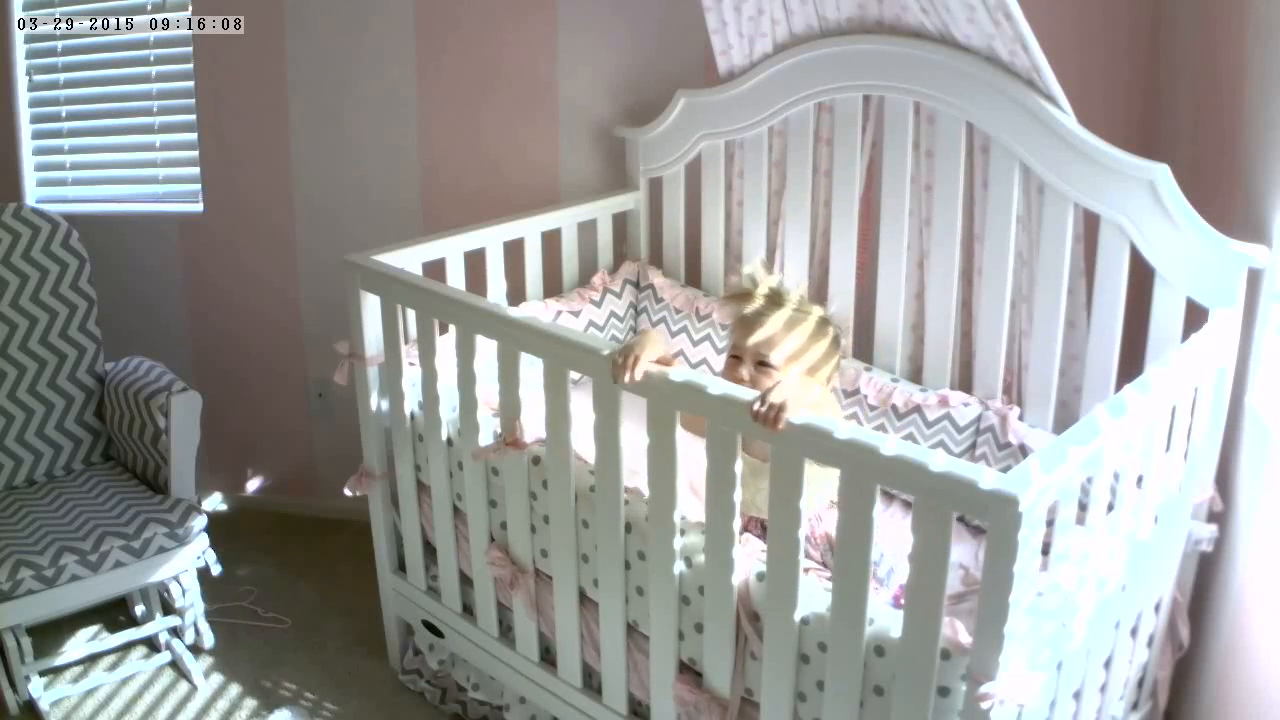
#> input picture frame 39 of 1.mp4, 1280 x 720 px, given in place of 5.mp4, which was not available
$ python detectcrib.py   (older library calls are emulated)
#> lines starting #> are read from the running program, lines starting #| are printed output that depends on the picture; after the words box and inside, x2 and y2 are one past the last pixel; in counts of white or black regions, pixels touching at a corner belong together; pictures that were not available may be replaced by others from this repository, and a replacement may not be noted
import cv2
import numpy as np


cap=cv2.VideoCapture('5.mp4')

while True:
    _,fram=cap.read()
#> fram is the input picture: shape (720, 1280, 3); mean B, G, R 154.7, 156.5, 156.1

    imgray = cv2.cvtColor(fram,cv2.COLOR_BGR2GRAY)
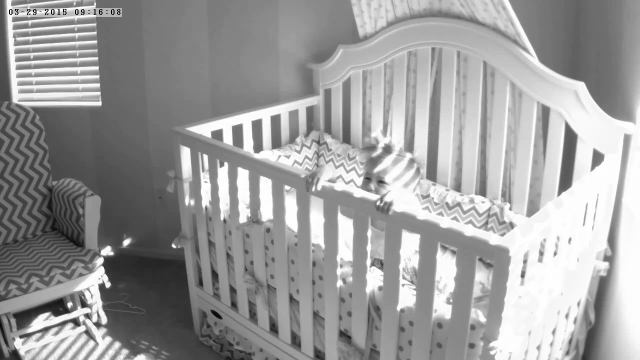
#> imgray: shape (720, 1280) (shown at 1/2 size); min 0, max 255, mean 156.2

    fram=cv2.resize(fram,(1080,800))
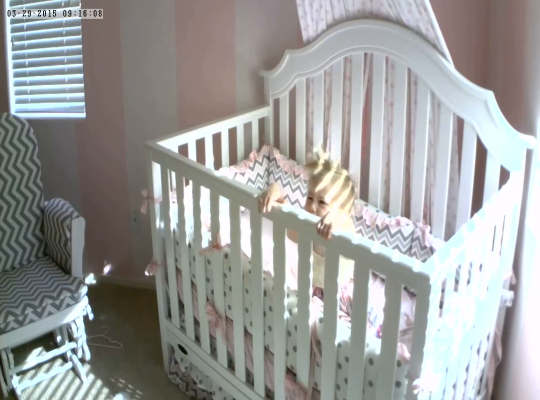
#> fram: shape (800, 1080, 3) (shown at 1/2 size); mean B, G, R 154.7, 156.4, 156

    lower_red=np.array([127,127,127])
    upper_red=np.array([255,255,255])

    kernal=np.ones((5,5),np.uint8)
    kernal2=np.ones((2,2),np.uint8)
    mask=cv2.inRange(fram,lower_red,upper_red)
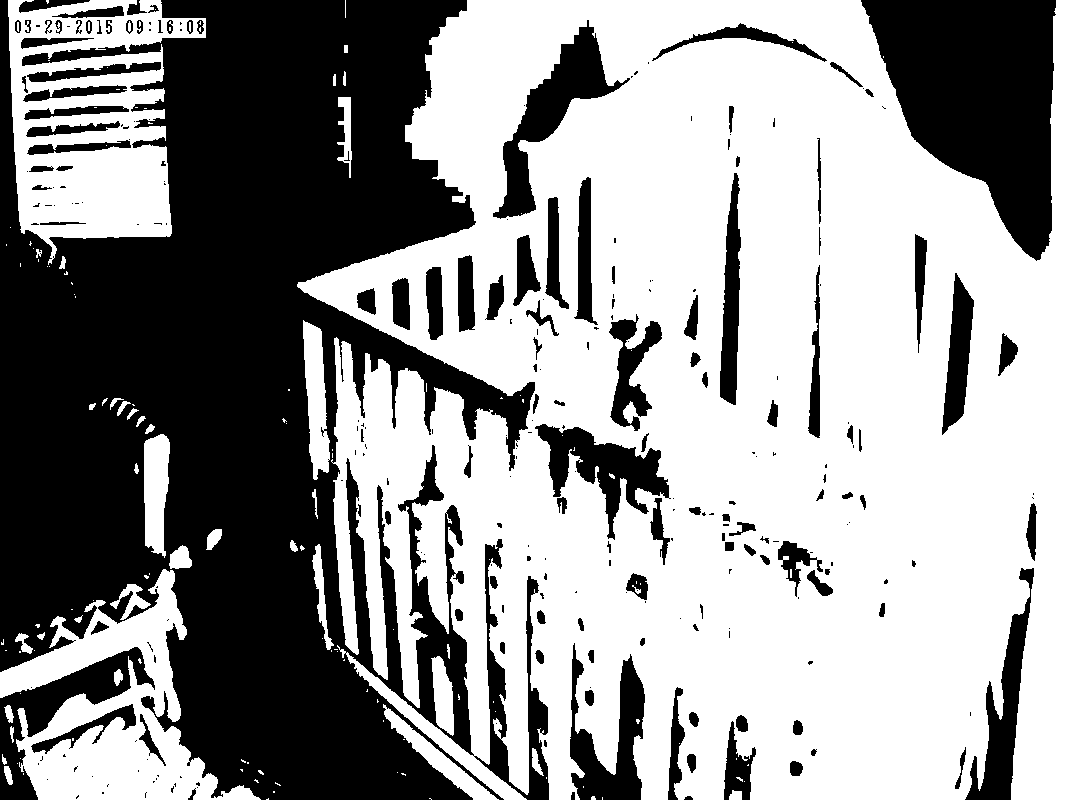
#> mask: shape (800, 1080); 59.3% white; 270 black regions (147 under 20 px), largest, box (x1, y1, x2, y2) and area: (0, 0, 549, 800) 252765, (861, 0, 1056, 261) 31183, (493, 20, 630, 219) 6996
    opening=cv2.morphologyEx(mask,cv2.MORPH_OPEN,kernal)
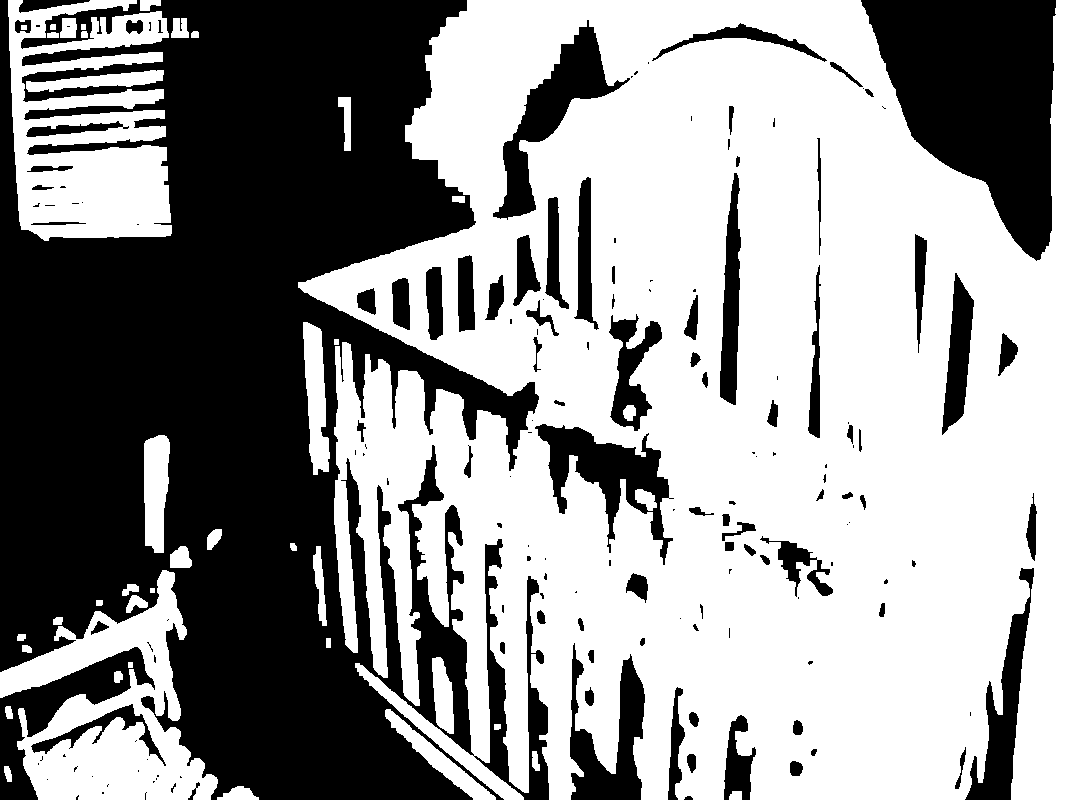
#> opening: shape (800, 1080); 58.6% white; 164 black regions (81 under 20 px), largest, box (x1, y1, x2, y2) and area: (0, 0, 549, 800) 262214, (861, 0, 1056, 261) 31196, (493, 20, 630, 220) 7028


    ret,thresh = cv2.threshold(imgray,127,255,0)
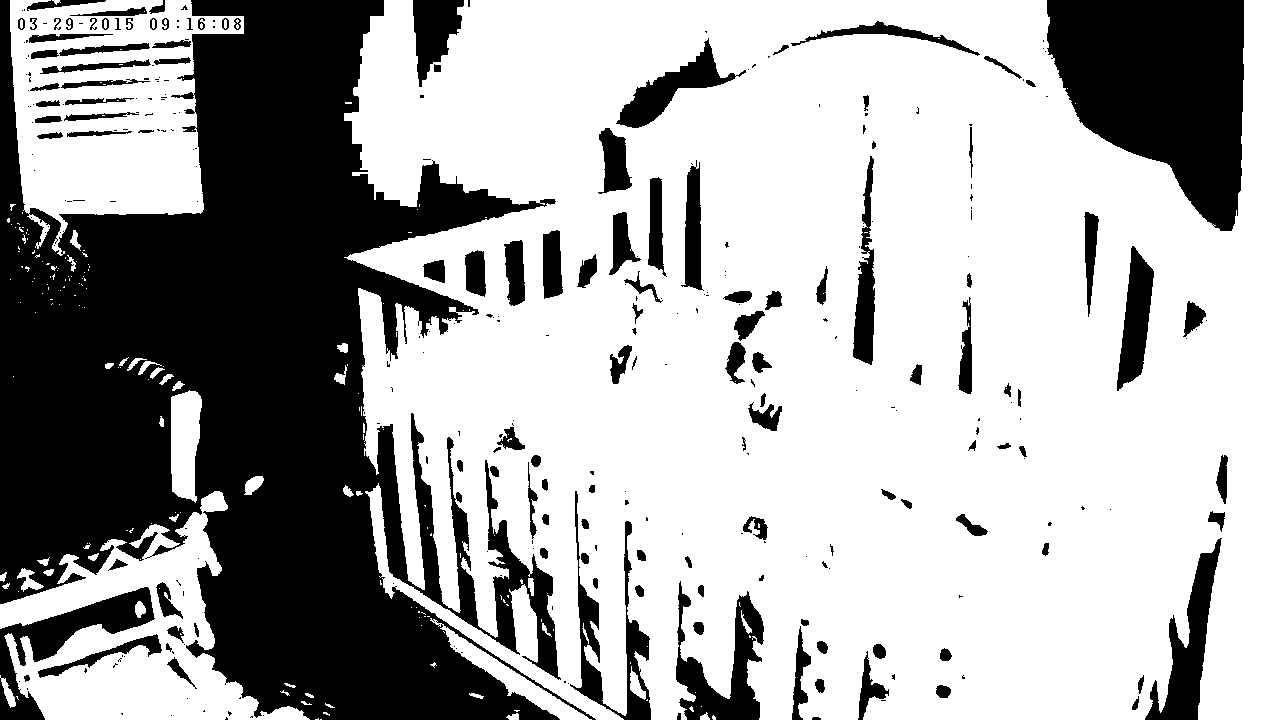
#> thresh: shape (720, 1280); 66.4% white; 312 black regions (182 under 20 px)
    image, contours, hierarchy = cv2.findContours(opening,cv2.RETR_TREE,cv2.CHAIN_APPROX_SIMPLE)
#> contours = 211 contours, 78 with area under 20; largest, box (x1, y1, x2, y2) and area: (298, 0, 1080, 800) 481456, (8, 0, 172, 241) 24926, (0, 570, 218, 800) 23406, (534, 423, 674, 566) 7478, (492, 19, 631, 221) 7330

#> (the run stopped early here; a loop or call above may not have finished)

$ run again, starting later in the video
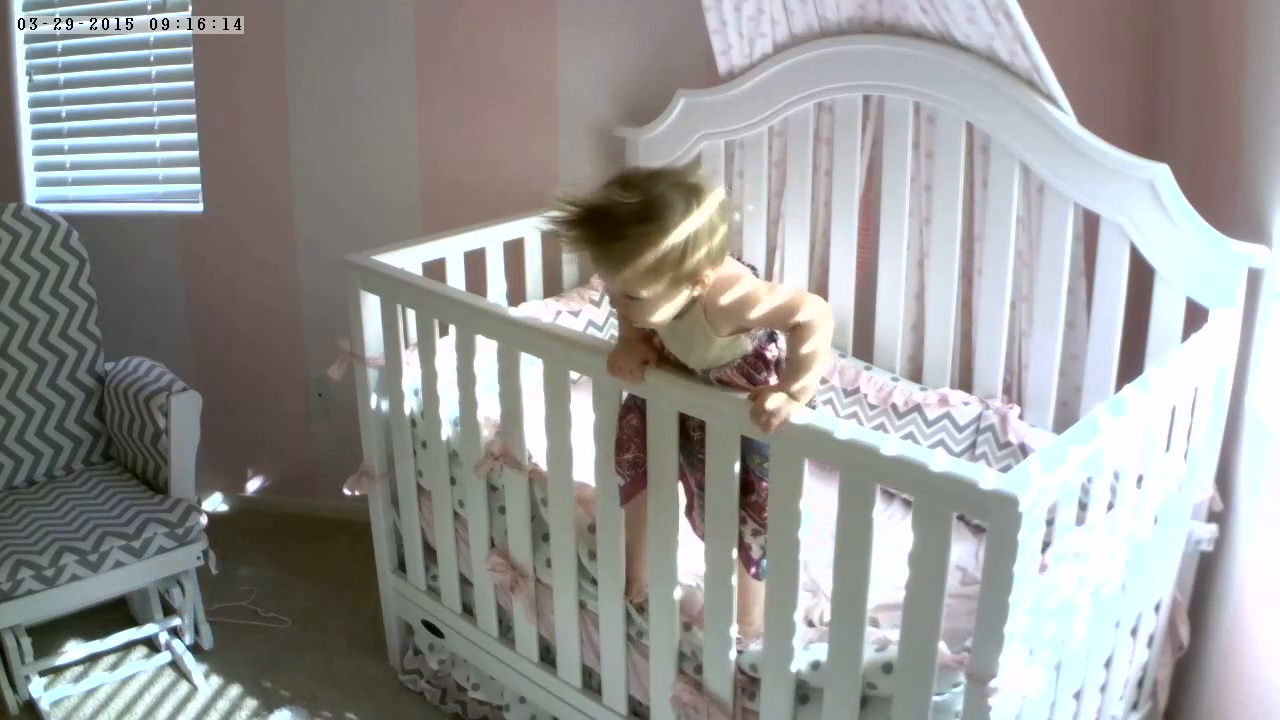
#> input picture frame 177 of 1.mp4, 1280 x 720 px, given in place of 5.mp4, which was not available
#> fram is the input picture: shape (720, 1280, 3); mean B, G, R 149.8, 151.3, 151.5
#> fram: shape (800, 1080, 3)
#> `mask=cv2.inRange(fram,lower_red,upper_red)`:
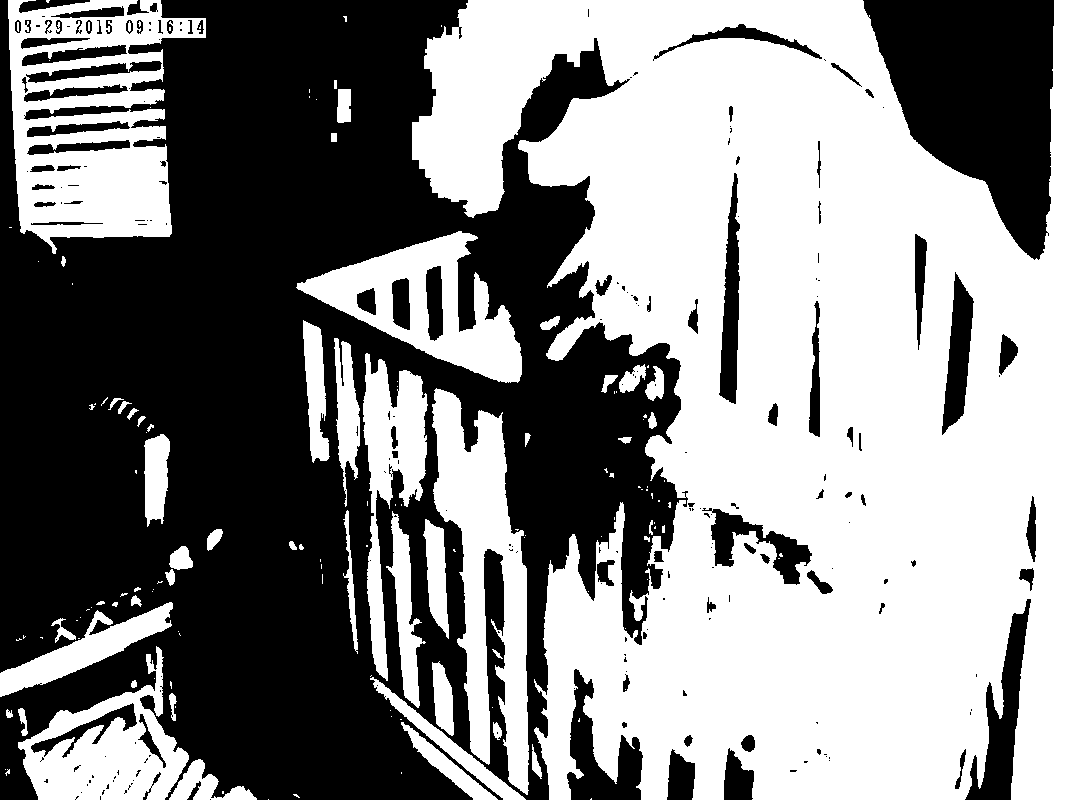
#> mask: shape (800, 1080); 53.5% white; 217 black regions (130 under 20 px), largest, box (x1, y1, x2, y2) and area: (0, 0, 688, 800) 332583, (863, 0, 1054, 260) 30842, (965, 599, 1031, 800) 4710
#> opening: shape (800, 1080); 52.9% white; 122 black regions (63 under 20 px), largest, box (x1, y1, x2, y2) and area: (0, 0, 695, 800) 344305, (863, 0, 1054, 260) 30872, (965, 599, 1031, 800) 4748
#> `ret,thresh = cv2.threshold(imgray,127,255,0)`:
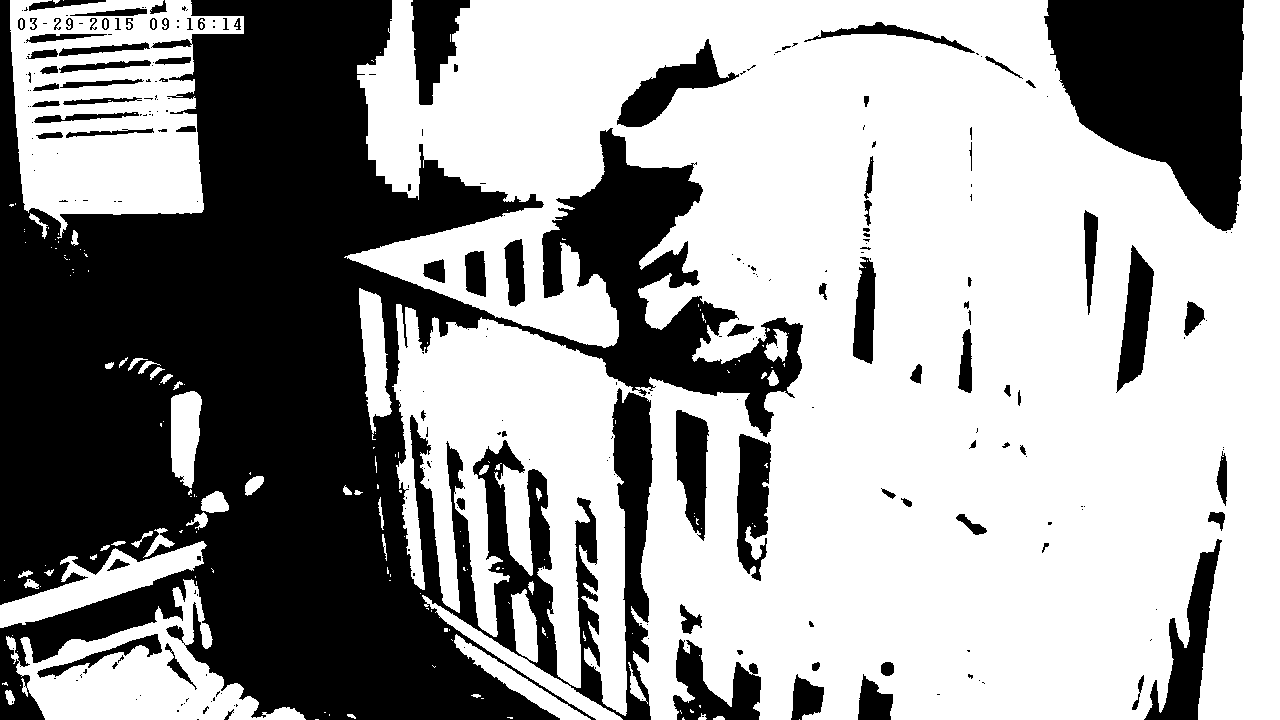
#> thresh: shape (720, 1280); 61.1% white; 266 black regions (170 under 20 px)
#> contours = 188 contours, 72 with area under 20; largest, box (x1, y1, x2, y2) and area: (412, 0, 1080, 800) 364038, (8, 0, 172, 242) 23594, (433, 389, 529, 793) 18152, (297, 232, 522, 382) 15340, (18, 650, 189, 800) 13278

$ run again, starting later in the video
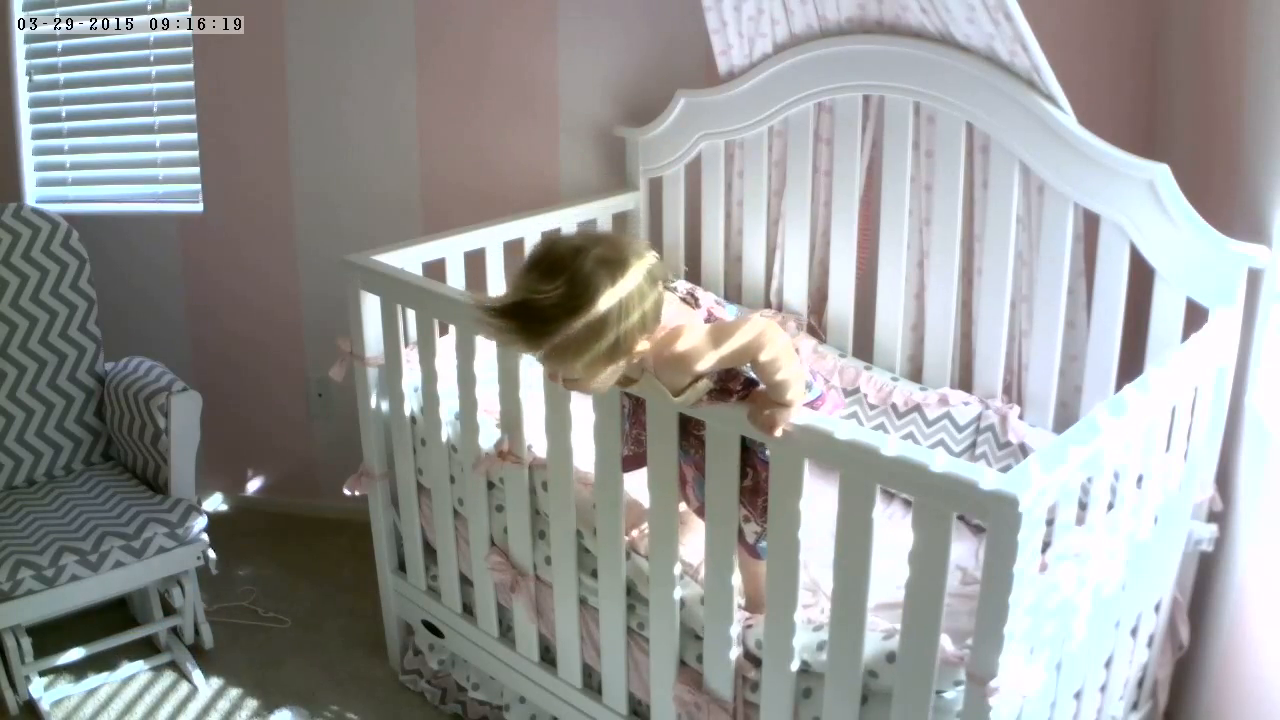
#> input picture frame 315 of 1.mp4, 1280 x 720 px, given in place of 5.mp4, which was not available
#> fram is the input picture: shape (720, 1280, 3); mean B, G, R 151.2, 152.7, 151.7
#> fram: shape (800, 1080, 3)
#> `mask=cv2.inRange(fram,lower_red,upper_red)`:
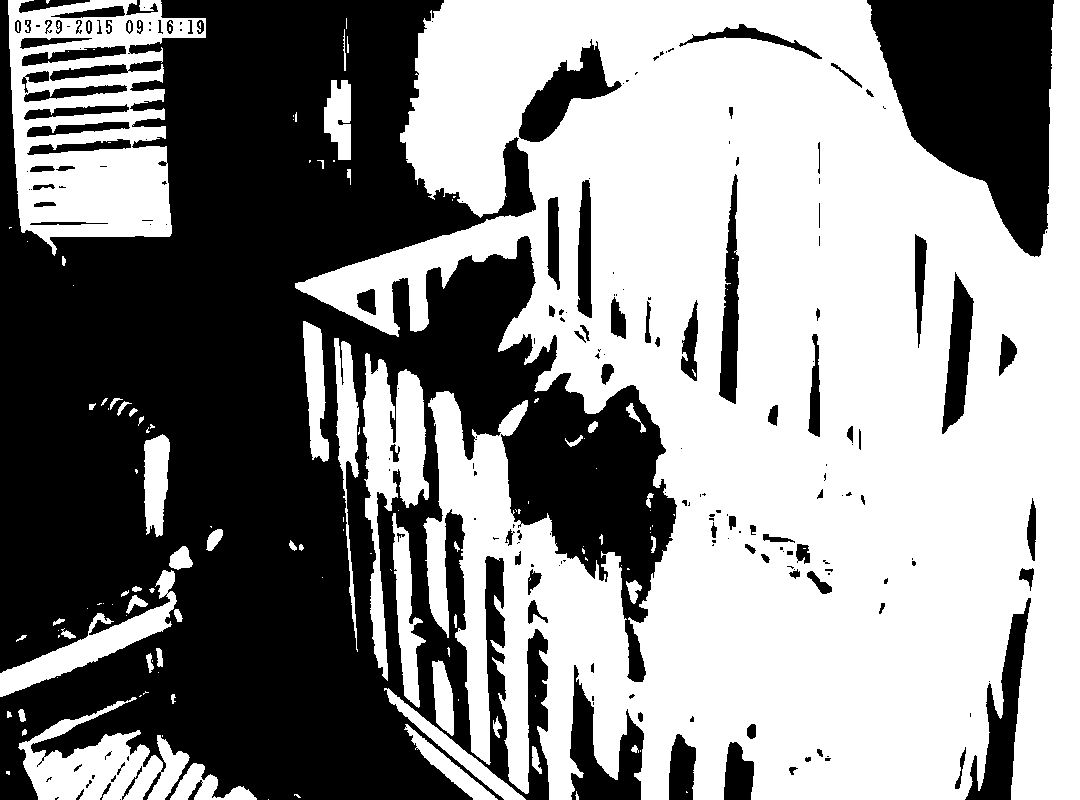
#> mask: shape (800, 1080); 55% white; 205 black regions (105 under 20 px), largest, box (x1, y1, x2, y2) and area: (0, 0, 677, 800) 318573, (867, 0, 1054, 257) 30304, (965, 598, 1031, 800) 4636
#> opening: shape (800, 1080); 54.3% white; 114 black regions (42 under 20 px), largest, box (x1, y1, x2, y2) and area: (0, 0, 677, 800) 334143, (867, 0, 1054, 257) 30333, (570, 665, 644, 800) 4685
#> `ret,thresh = cv2.threshold(imgray,127,255,0)`:
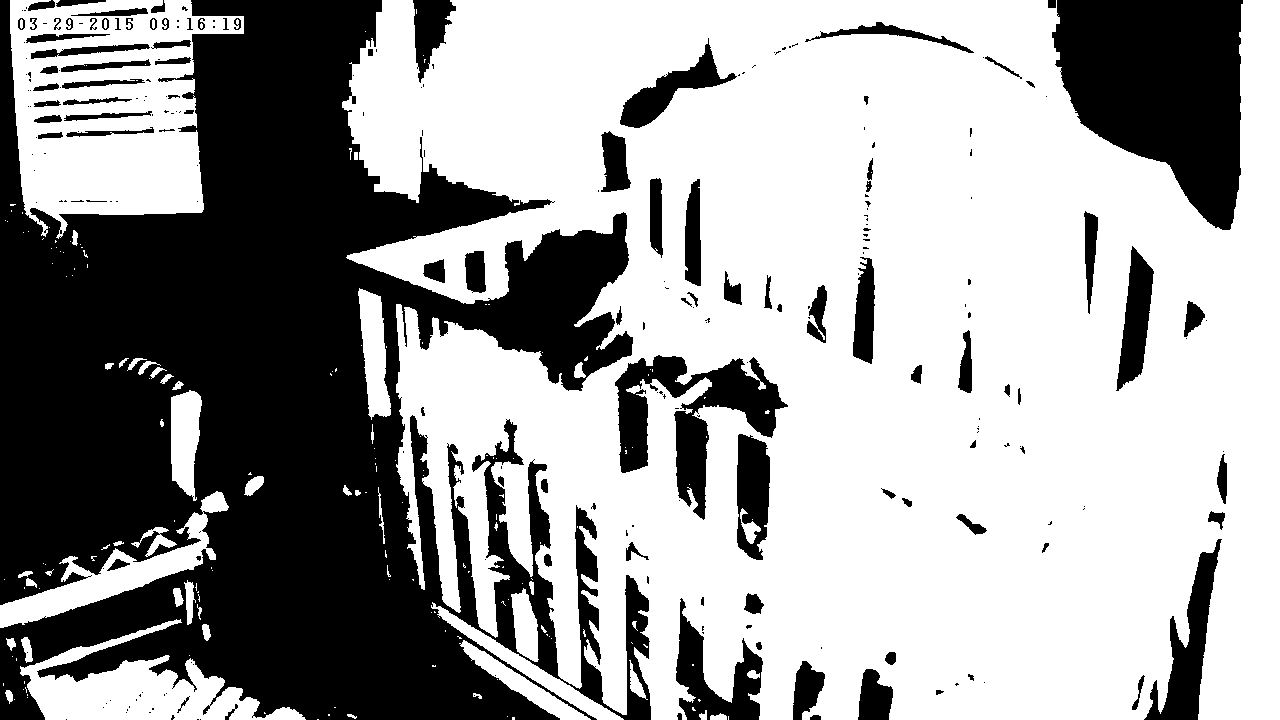
#> thresh: shape (720, 1280); 62.2% white; 250 black regions (151 under 20 px)
#> contours = 164 contours, 43 with area under 20; largest, box (x1, y1, x2, y2) and area: (295, 0, 1080, 800) 413488, (8, 0, 172, 242) 23548, (363, 354, 429, 550) 6884, (19, 733, 149, 800) 5486, (0, 571, 176, 697) 4516
